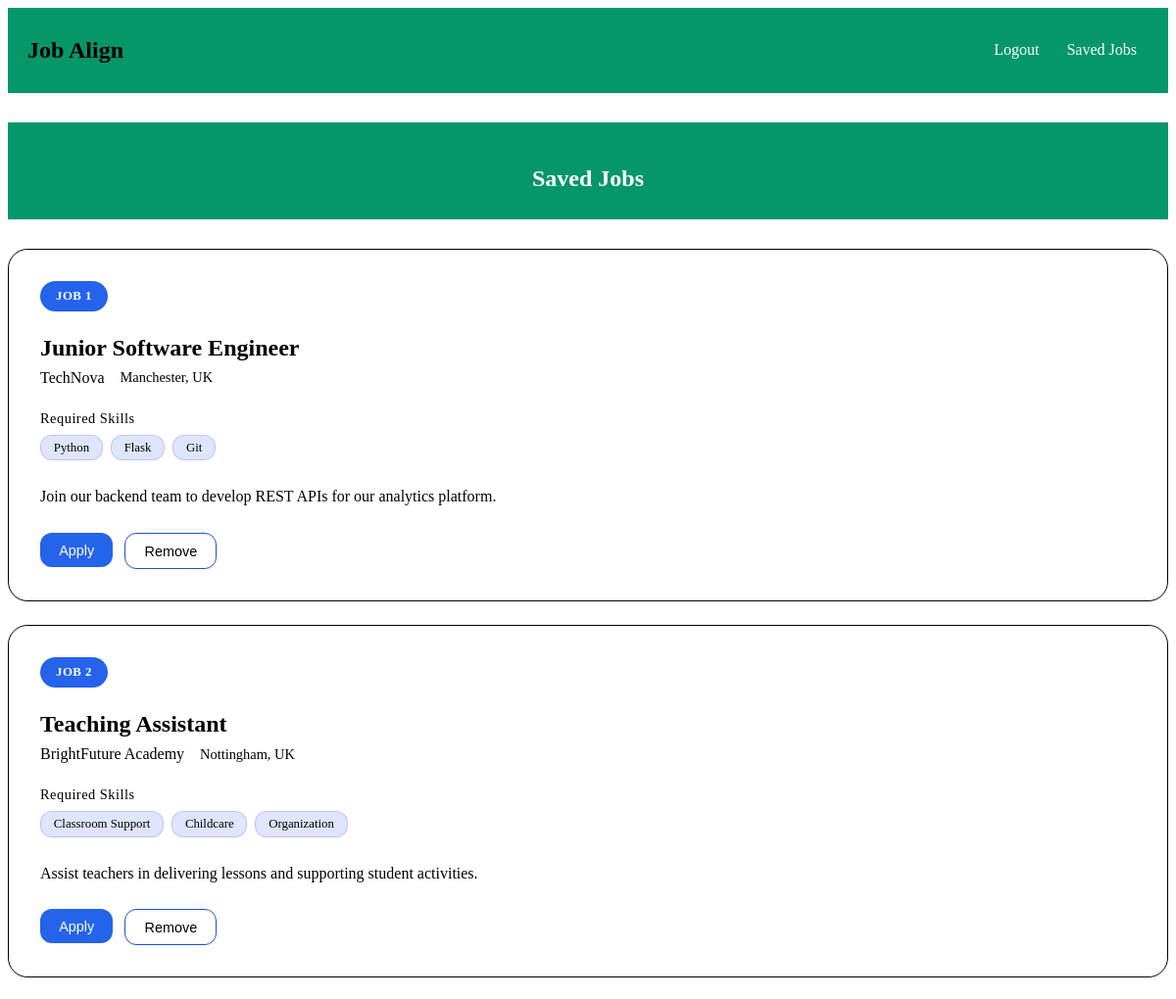
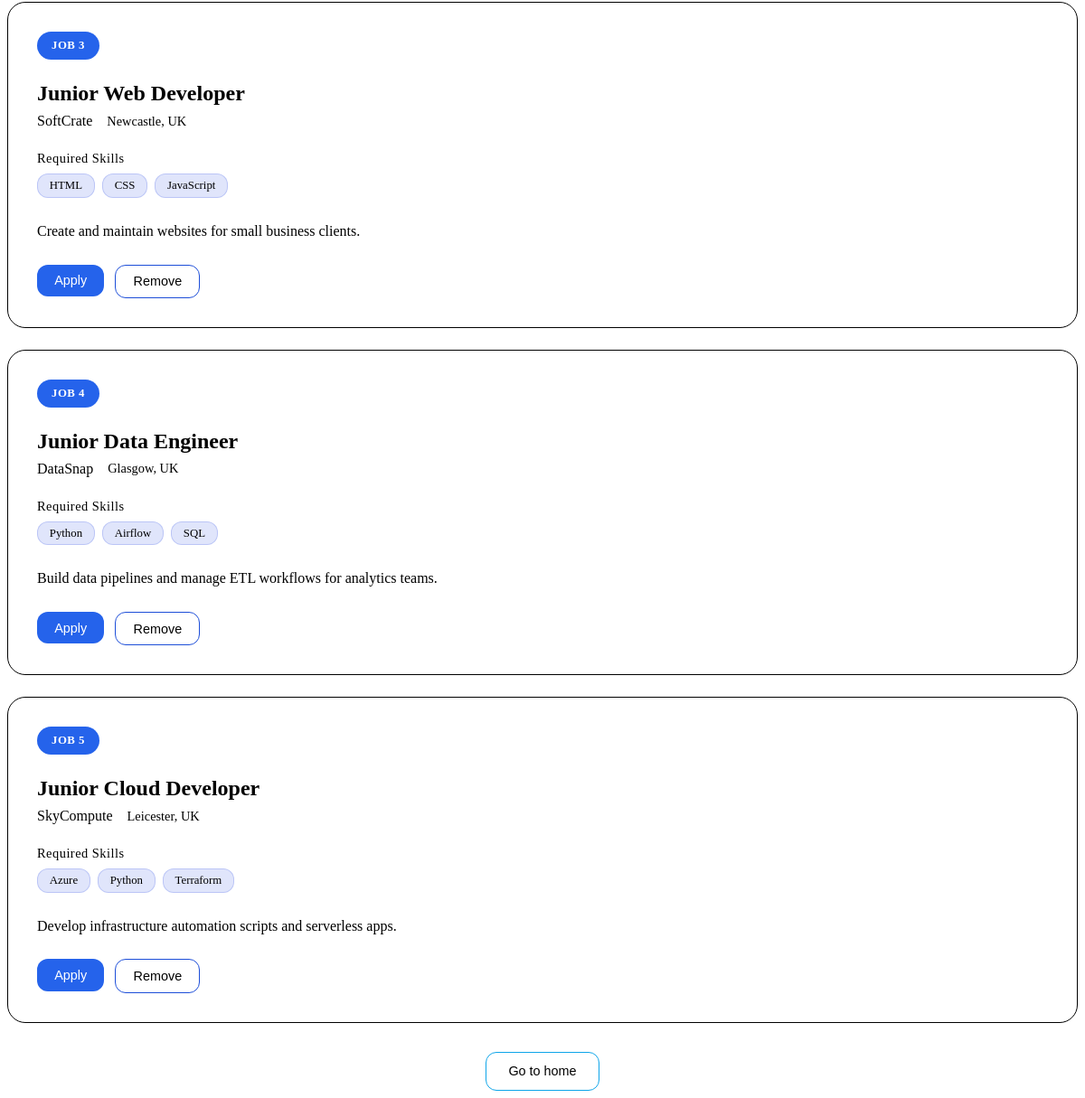
Page /search/saved_jobs (signed in) on the committed database (2 pictures, top to bottom).
### models.py (models this page shows)
class Job(db.Model):
    id = db.Column(db.Integer, primary_key=True)
    job_title = db.Column(db.String(150), nullable=False)
    location = db.Column(db.String(150), nullable=False)
    company = db.Column(db.String(150), nullable=False)
    description = db.Column(db.Text)
    skills = db.Column(db.String(300))
    apply = db.Column(db.String(300))
    status = db.Column(db.String(150))

### search.py (the view)
@search.route('saved_jobs', methods=['GET', 'POST'])
@login_required
def display_save_jobs():
    user_id = current_user.id
    saved_jobs = SavedJob.query.filter_by(user_id=user_id).all()
    jobs = [Job.query.get(saved.job_id) for saved in saved_jobs]
    return render_template('saved_jobs.html', save_jobs=jobs)

### Templates/saved_jobs.html (shortened to what this page needs)
{% extends 'base.html' %}
{% block head %}
    <link rel="stylesheet" href="{{ url_for('static', filename='style2.css') }}">
{% endblock %}
{% block body %}
<div class="main-section results-section" id="resultsSection">
    <div class="results-header">
        <h2>Saved Jobs</h2>
    </div>
    <div class="jobs-grid" style="margin-top: 30px;">
        {% if save_jobs %}
            {% for job in save_jobs %}
                <div class="job-card">
                    <div class="job-header">
                        <span class="job-badge">Job {{ loop.index }}</span>
                    </div>
                    <div class="job-title">{{ job.job_title }}</div>
                    <div class="company-info">
                        <div class="company-name">{{ job.company }}</div>
                        <div class="location">{{ job.location }}</div>
                    </div>
                    <div class="skills-container">
                        <div class="skills-label">Required Skills</div>
                        <div class="skills-list">
                            {% for skill in job.skills.split(', ') %}
                                <span class="skill-tag">{{ skill }}</span>
                            {% endfor %}
                        </div>
                    </div>
                    <div class="job-description">{{ job.description }}</div>
                    <div class="job-actions">
                        <form action='{{ job.apply }}' method='get'>
                            <button class="btn btn-primary" type='submit'>Apply</button>
                        </form>
                        <button class="btn btn-secondary" data_id="{{ job.id }}" action_needed = 'remove'>
                            Remove
                        </button>
                    </div>
                </div>
            {% endfor %}
        {%else%}
            <h3 class = 'nojobs'> You have no saved jobs browse to add!!</h3>
        {% endif %}
    </div>
    <form action="{{ url_for('index') }}">
        <div class="back-section">
            <button class="back-button" id="backBtn">Go to home</button>
        </div>
    </form>
</div>
{% endblock %}

### Templates/base.html (shortened to what this page needs)
<!DOCTYPE html>
<html lang="en">
<head>
    {% block head %}{% endblock %}
</head>
<body>
    <nav class="navbar">
        <a href = '/' class="title_header"><h1>Job Align</h1></a>
        <div class="collapse-navbar">
            <div class="navbar-nav">
            {% if current_user.is_authenticated %}
                <a class="signup" href="/logout">Logout</a>
                <a class="signup" href="/search/saved_jobs">Saved Jobs</a>
            {% else %}
                <a class="signup" href="/signup">Signup</a>
                <a class="signup" href="/login">Login</a>
            {% endif %}
            </div>
        </div>
    </nav>
    <div class="page-content">
    {% block body %}{% endblock %}
</body>
</html>

### static/style2.css (style rules this page uses)
:root { --primary-blue: #2563eb; --primary-blue-dark: #1d4ed8; --primary-blue-light: #3b82f6; --secondary-blue: #1e40af; --accent-blue: #0ea5e9; --light-blue: #eff6ff; --navy-blue: #1e3a8a; --gray-50: #f8fafc; --gray-100: #f1f5f9; --gray-200: #e2e8f0; --gray-300: #cbd5e1; --gray-400: #94a3b8; --gray-500: #64748b; --gray-600: #475569; --gray-700: #334155; --gray-800: #1e293b; --gray-900: #0f172a; --white: #ffffff; --success-green: #059669; --warning-orange: #d97706; --shadow-sm: 0 1px 2px 0 rgb(0 0 0 / 0.05); --shadow-md: 0 4px 6px -1px rgb(0 0 0 / 0.1), 0 2px 4px -2px rgb(0 0 0 / 0.1); --shadow-lg: 0 10px 15px -3px rgb(0 0 0 / 0.1), 0 4px 6px -4px rgb(0 0 0 / 0.1); --shadow-xl: 0 20px 25px -5px rgb(0 0 0 / 0.1), 0 8px 10px -6px rgb(0 0 0 / 0.1); }
.results-header { background: var(--success-green); padding: 1.5rem 3rem; text-align: center; margin-top: 30px; }
.results-header h2 { color: var(--white); font-size: 1.5rem; font-weight: 600; margin-bottom: 0.25rem; }
.jobs-grid { display: grid; gap: 1.5rem; margin-bottom: 2rem; }
.job-card { background: rgba(255, 255, 255, 0.08); backdrop-filter: blur(10px); border: 1px solid black; border-radius: 20px; padding: 2rem; transition: all 0.3s ease; position: relative; overflow: hidden; opacity: 1; }
.job-header { display: flex; justify-content: space-between; align-items: flex-start; margin-bottom: 1.5rem; }
.job-badge { background: var(--primary-blue); color: var(--white); padding: 0.5rem 1rem; border-radius: 20px; font-size: 0.8rem; font-weight: 600; text-transform: uppercase; letter-spacing: 0.5px; }
.job-title { font-size: 1.5rem; font-weight: 600; color: var(--text-secondary); margin-bottom: 0.5rem; }
.company-info { display: flex; align-items: center; gap: 1rem; margin-bottom: 1.5rem; }
.company-name { color: var(--text-primary); font-weight: 500; }
.location { color: var(--text-secondary); font-size: 0.9rem; }
.skills-container { margin-bottom: 1.5rem; }
.skills-label { color: var(--text-secondary); font-size: 0.9rem; margin-bottom: 0.5rem; letter-spacing: 0.5px; }
.skills-list { display: flex; flex-wrap: wrap; gap: 0.5rem; }
.skill-tag { background: rgba(102, 126, 234, 0.2); color: var(--text-primary); padding: 0.3rem 0.8rem; border-radius: 12px; font-size: 0.8rem; font-weight: 500; border: 1px solid rgba(102, 126, 234, 0.3); }
.job-description { color: var(--text-secondary); line-height: 1.6; margin-bottom: 1.5rem; }
.job-actions { display: flex; gap: 0.75rem; }
.btn { padding: 0.6rem 1.2rem; border-radius: 12px; font-size: 0.9rem; font-weight: 500; cursor: pointer; transition: all 0.3s ease; border: none; }
.btn-primary { background: var(--primary-blue); color: var(--white); }
.btn-secondary { background: rgba(255, 255, 255, 0.1); color: var(--text-primary); border: 1px solid var(--primary-blue-dark); }
.back-button { background: rgba(255, 255, 255, 0.1); color: var(--text-primary); border: 1px solid var(--accent-blue); padding: 0.8rem 1.5rem; border-radius: 12px; cursor: pointer; font-size: 0.9rem; font-weight: 500; transition: all 0.3s ease; margin-top: 2rem; display: block; margin-left: auto; margin-right: auto; }
.navbar { background-color: #059669; display: flex; justify-content: space-between; align-items: center; padding: 10px 20px; }
.signup { color: white; text-decoration: none; padding: 8px 12px; border-radius: 5px; transition: background-color 0.3s ease; }
a { text-decoration: none; color: inherit; }

### rows in the picture
Job: job_title "Junior Software Engineer", company "TechNova", location "Manchester, UK", skill "Python" "Flask" "Git", description "Join our backend team to develop REST APIs for our analytics platform."
Job: job_title "Teaching Assistant", company "BrightFuture Academy", location "Nottingham, UK", skill "Classroom Support" "Childcare" "Organization", description "Assist teachers in delivering lessons and supporting student activities."
Job: job_title "Junior Web Developer", company "SoftCrate", location "Newcastle, UK", skill "HTML" "CSS" "JavaScript", description "Create and maintain websites for small business clients."
Job: job_title "Junior Data Engineer", company "DataSnap", location "Glasgow, UK", skill "Python" "Airflow" "SQL", description "Build data pipelines and manage ETL workflows for analytics teams."
Job: job_title "Junior Cloud Developer", company "SkyCompute", location "Leicester, UK", skill "Azure" "Python" "Terraform", description "Develop infrastructure automation scripts and serverless apps."
